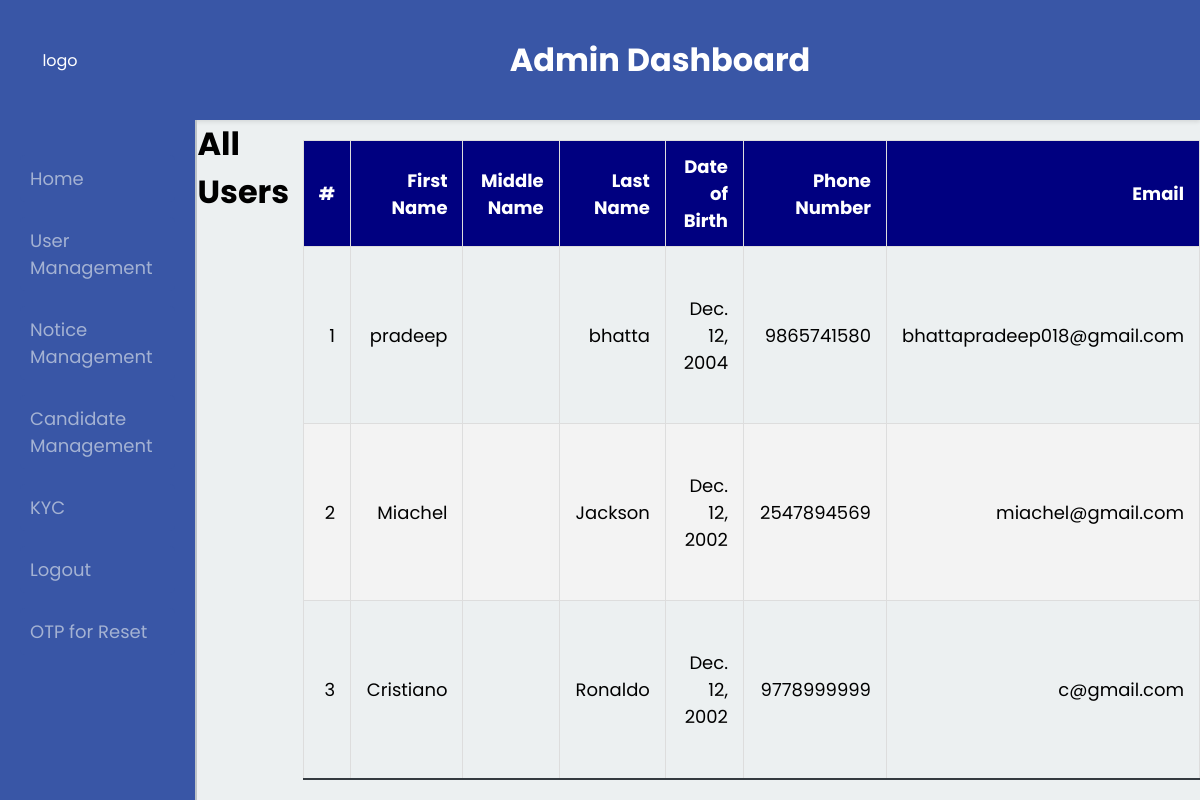
Before: /view_users/ (signed in) with the older database file.
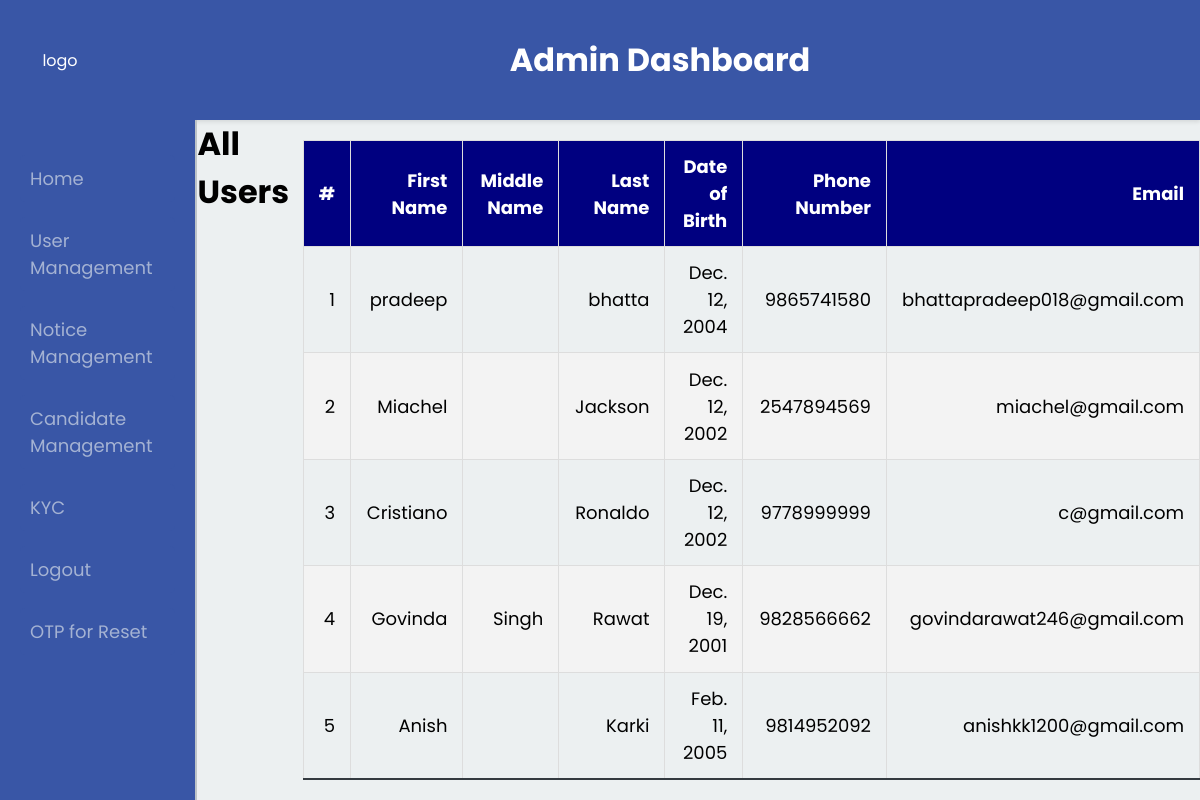
After: the same page with the newer database file.
### myapp/models.py (models this page shows)
class UserProfile(models.Model):
    first_name = models.CharField(max_length=100)
    middle_name = models.CharField(max_length=100, blank=True, null=True)
    last_name = models.CharField(max_length=100)
    dob = models.DateField()
    phone_number = models.CharField(max_length=15, unique=True)
    email = models.EmailField(unique=True)
    password = models.CharField(max_length=255)
    class Meta:
        db_table = 'usersignup'

### myapp/views.py (the view)
# urls.py: path('view_users/', views.view_users, name='view_users'),
def view_users(request):
    if not request.session.get('admin_verified'):
        return redirect('login')
    users = UserProfile.objects.all()
    return render(request, 'myapp/view_user.html', {'users': users})

### myapp/templates/myapp/view_user.html (shortened to what this page needs)
{% extends "myapp/base.html" %}
{% block head %}
    {% load static %}
    <link rel="stylesheet" href="{% static 'myapp/css/view_user.css' %}">
{% endblock %}
{% block content %}
    <h1>All Users</h1>
    <table class="user-table">
        <thead>
            <tr>
                <th>#</th>
                <th>First Name</th>
                <th>Middle Name</th>
                <th>Last Name</th>
                <th>Date of Birth</th>
                <th>Phone Number</th>
                <th>Email</th>
            </tr>
        </thead>
        <tbody>
            {% for user in users %}
            <tr>
                <td data-label="#"> {{ forloop.counter }}</td>
                <td data-label="First Name">{{ user.first_name }}</td>
                <td data-label="Middle Name">{{ user.middle_name|default_if_none:'#' }}</td>
                <td data-label="Last Name">{{ user.last_name }}</td>
                <td data-label="Date of Birth">{{ user.dob }}</td>
                <td data-label="Phone Number">{{ user.phone_number }}</td>
                <td data-label="Email">{{ user.email }}</td>
            </tr>
            {% endfor %}
        </tbody>
    </table>
{% endblock %}

Changed rows visible on the page:
added UserProfile: first_name "Govinda", middle_name "Singh", last_name "Rawat", dob "Dec. 19, 2001", phone_number "9828566662", email "govindarawat246@gmail.com"
added UserProfile: first_name "Anish", last_name "Karki", dob "Feb. 11, 2005", phone_number "9814952092", email "anishkk1200@gmail.com"
